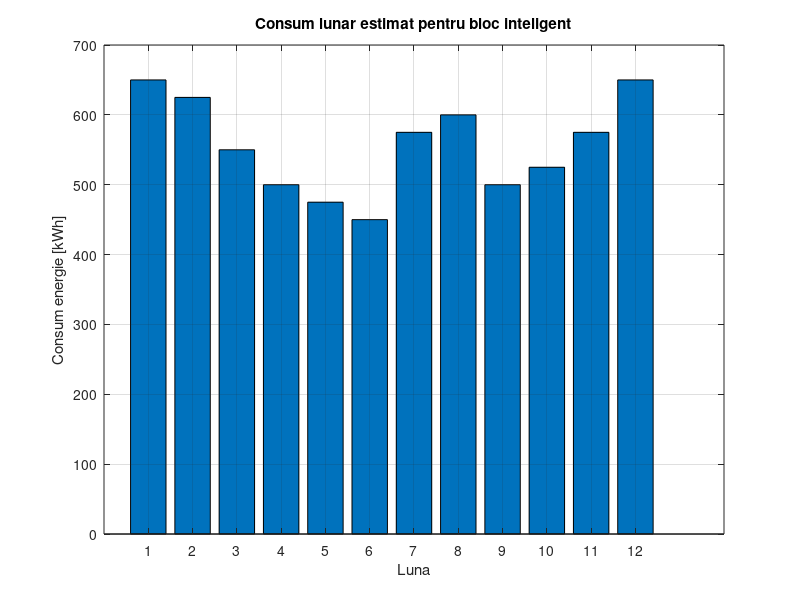

This figure's MATLAB source:
luni = 1:12;

indice_lunar = [1.3 1.25 1.1 1.0 0.95 0.9 1.15 1.2 1.0 1.05 1.15 1.3];

consum_baza_lunar = 500; % kWh/luna

consum_lunar = consum_baza_lunar .* indice_lunar;

figure;
bar(luni, consum_lunar);
grid on;

title('Consum lunar estimat pentru bloc inteligent');
xlabel('Luna');
ylabel('Consum energie [kWh]');

cost_kwh = 1.3; % RON/kWh

cost_lunar = consum_lunar * cost_kwh;
consum_anual = sum(consum_lunar);
cost_anual = sum(cost_lunar);

fprintf('Consum anual estimat: %.2f kWh\n', consum_anual);
fprintf('Cost anual estimat: %.2f RON\n', cost_anual);
